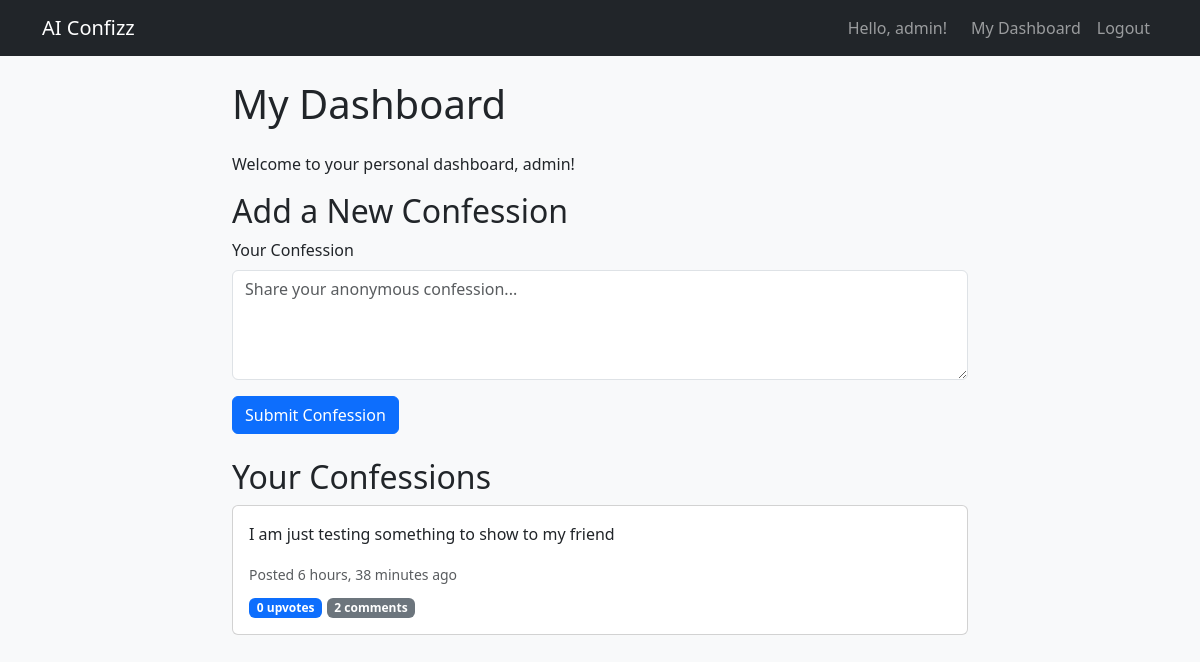
The app's page /confessions/dashboard/ (signed in) with its own data.
### confessions/models.py (models this page shows, shortened)
class Confession(models.Model):
    content = models.TextField()
    created_at = models.DateTimeField(auto_now_add=True)
    upvotes = models.IntegerField(default=0)
    author = models.ForeignKey(User, on_delete=models.CASCADE, null=True, blank=True)  # Optional for anonymous

### confessions/views.py (the view)
# urls.py: path('dashboard/', views.user_dashboard, name='user_dashboard'),
@login_required
def user_dashboard(request):
    if request.method == 'POST':
        content = request.POST.get('content')
        if content:
            Confession.objects.create(content=content, author=request.user)
            messages.success(request, 'Your confession has been posted!')
            return redirect('confessions:user_dashboard')
    user_confessions = Confession.objects.filter(author=request.user).order_by('-created_at')
    return render(request, 'confessions/user_dashboard.html', {
        'user_confessions': user_confessions,
    })

### confessions/templates/confessions/user_dashboard.html (shortened to what this page needs)
{% extends 'confessions/base.html' %}
{% block content %}
<div class="row">
    <div class="col-md-8 mx-auto">
        <h1 class="mb-4">My Dashboard</h1>
        <p>Welcome to your personal dashboard, {{ user.username }}!</p>
        <h2>Add a New Confession</h2>
        <form method="post" class="mb-4">
            <div class="mb-3">
                <label for="id_content" class="form-label">Your Confession</label>
                <textarea class="form-control" id="id_content" name="content" rows="4" placeholder="Share your anonymous confession..." required></textarea>
            </div>
            <button type="submit" class="btn btn-primary">Submit Confession</button>
        </form>
        <h2>Your Confessions</h2>
        {% if user_confessions %}
            {% for confession in user_confessions %}
            <div class="card mb-3">
                <div class="card-body">
                    <p class="card-text">{{ confession.content }}</p>
                    <small class="text-muted">Posted {{ confession.created_at|timesince }} ago</small>
                    <div class="mt-2">
                        <span class="badge bg-primary">{{ confession.upvotes }} upvotes</span>
                        <span class="badge bg-secondary">{{ confession.comments.count }} comments</span>
                    </div>
                </div>
            </div>
            {% endfor %}
        {% else %}
            <p>You haven't posted any confessions yet. Share your first one above!</p>
        {% endif %}
    </div>
</div>
{% endblock %}

### confessions/templates/confessions/base.html (shortened to what this page needs)
<!DOCTYPE html>
<html lang="en">
<head>
    <link href="https://cdn.jsdelivr.net/npm/bootstrap@5.3.0/dist/css/bootstrap.min.css" rel="stylesheet">
</head>
<body>
    <nav class="navbar navbar-expand-lg navbar-dark bg-dark">
        <div class="container">
            <a class="navbar-brand" href="{% url 'confessions:confession_list' %}">AI Confizz</a>
            <div class="navbar-nav ms-auto">
                {% if user.is_authenticated %}
                    <span class="navbar-text me-3">Hello, {{ user.username }}!</span>
                    <a class="nav-link" href="{% url 'confessions:user_dashboard' %}">My Dashboard</a>
                    <a class="nav-link" href="{% url 'confessions:logout' %}">Logout</a>
                {% else %}
                    <a class="nav-link" href="{% url 'confessions:signup' %}">Sign Up</a>
                    <a class="nav-link" href="{% url 'confessions:login' %}">Login</a>
                {% endif %}
            </div>
        </div>
    </nav>
    <div class="container mt-4">
        {% block content %}{% endblock %}
    </div>
</body>
</html>

### confessions/templates/confessions/base.html (style rules this page uses)
body { background-color: #f8f9fa; }
.navbar { background-color: #343a40; }
.card { margin-bottom: 1rem; }

### records on screen
Confession: content "I am just testing something to show to my friend", created_at "6 hours, 38 minutes", upvotes "0", comments.count "2"

### other values on screen
{{ user.username }} "admin"
